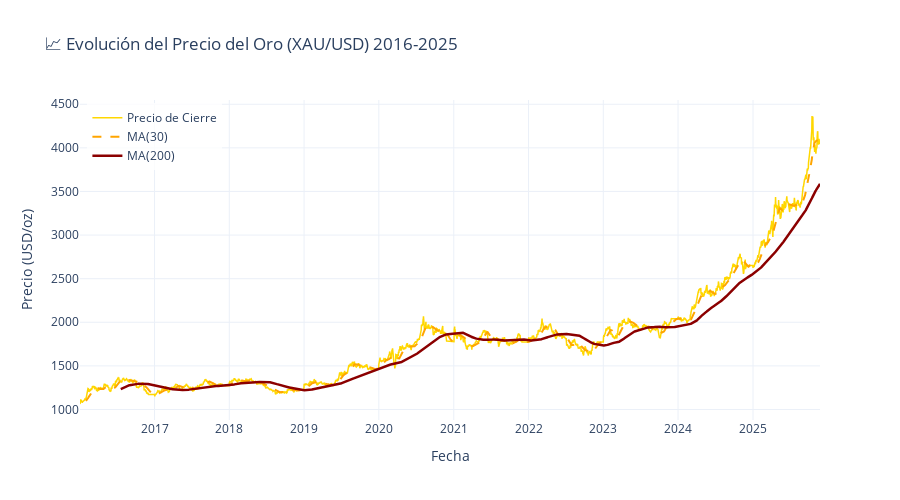

The notebook cell saved with this chart:
### Markdown cell above
---

## 4️⃣ Visualización de Series Temporales

Exploración visual de la evolución del precio del oro.

### Code cell
# Gráfico interactivo con Plotly - Precio de cierre
fig = go.Figure()

fig.add_trace(go.Scatter(
    x=df.index,
    y=df['Close'],
    mode='lines',
    name='Precio de Cierre',
    line=dict(color='gold', width=1.5),
    hovertemplate='<b>Fecha</b>: %{x|%Y-%m-%d}<br><b>Precio</b>: $%{y:.2f}<extra></extra>'
))

# Añadir línea de promedio móvil de 30 días
ma_30 = df['Close'].rolling(window=30).mean()
fig.add_trace(go.Scatter(
    x=df.index,
    y=ma_30,
    mode='lines',
    name='MA(30)',
    line=dict(color='orange', width=2, dash='dash'),
    hovertemplate='<b>MA(30)</b>: $%{y:.2f}<extra></extra>'
))

# Añadir línea de promedio móvil de 200 días
ma_200 = df['Close'].rolling(window=200).mean()
fig.add_trace(go.Scatter(
    x=df.index,
    y=ma_200,
    mode='lines',
    name='MA(200)',
    line=dict(color='darkred', width=2.5),
    hovertemplate='<b>MA(200)</b>: $%{y:.2f}<extra></extra>'
))

fig.update_layout(
    title='📈 Evolución del Precio del Oro (XAU/USD) 2016-2025',
    xaxis_title='Fecha',
    yaxis_title='Precio (USD/oz)',
    hovermode='x unified',
    template='plotly_white',
    height=500,
    showlegend=True,
    legend=dict(x=0.01, y=0.99, bgcolor='rgba(255,255,255,0.8)')
)

fig.show()

print("💡 Observaciones:")
print("   - MA(30): Tendencia de corto plazo")
print("   - MA(200): Tendencia de largo plazo")
print("   - Cruces entre MAs pueden indicar cambios de tendencia")

### Figure 1 — Plotly figure (JSON) as saved in the notebook; plotly's stock layout.template omitted (floating-point values rounded to 4 significant figures; data arrays with more than 128 entries replaced by an {"elided": "..."} marker saying what was removed)
{"data": [{"hovertemplate": "<b>Fecha</b>: %{x|%Y-%m-%d}<br><b>Precio</b>: $%{y:.2f}<extra></extra>", "line": {"color": "gold", "width": 1.5}, "mode": "lines", "name": "Precio de Cierre", "type": "scatter", "x": {"elided": "3614 str values"}, "y": {"elided": "3614 float values"}}, {"hovertemplate": "<b>MA(30)</b>: $%{y:.2f}<extra></extra>", "line": {"color": "orange", "dash": "dash", "width": 2}, "mode": "lines", "name": "MA(30)", "type": "scatter", "x": {"elided": "3614 str values"}, "y": {"elided": "3614 float values"}}, {"hovertemplate": "<b>MA(200)</b>: $%{y:.2f}<extra></extra>", "line": {"color": "darkred", "width": 2.5}, "mode": "lines", "name": "MA(200)", "type": "scatter", "x": {"elided": "3614 str values"}, "y": {"elided": "3614 float values"}}], "layout": {"height": 500, "hovermode": "x unified", "legend": {"bgcolor": "rgba(255,255,255,0.8)", "x": 0.01, "y": 0.99}, "showlegend": true, "title": {"text": "📈 Evolución del Precio del Oro (XAU/USD) 2016-2025"}, "xaxis": {"title": {"text": "Fecha"}}, "yaxis": {"title": {"text": "Precio (USD/oz)"}}}}
